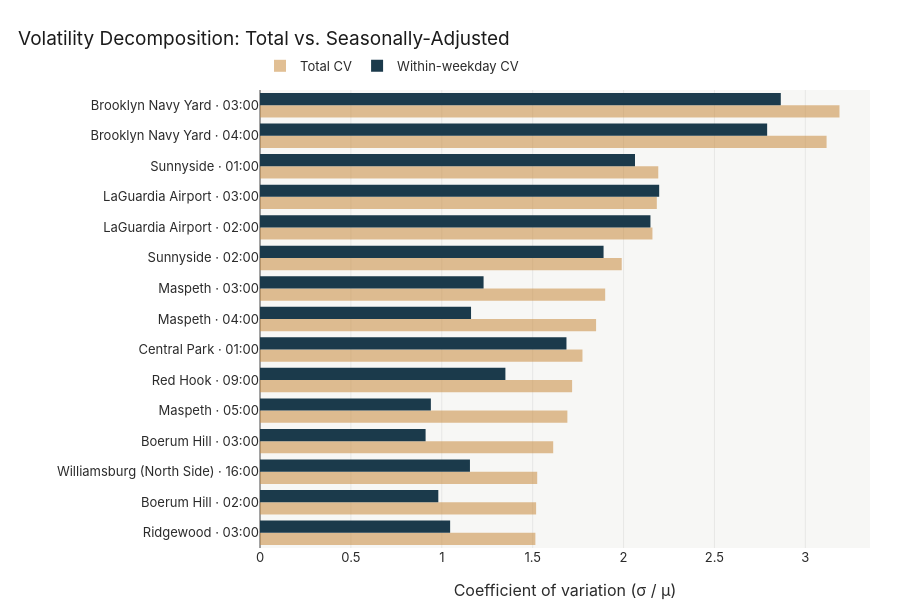

The cell this chart's notebook holds for it:
### Code cell
# Volatility decomposition: total CV vs. within-weekday (seasonally adjusted) CV
# Run BOTH queries from 05, then join them on zone-hour to compare the two CVs.
stmts = [s for s in Path("sql/05_volatility.sql").read_text().split(";") if s.strip()]
total_cv   = con.execute(stmts[0]).df()   # query 1: total CV
withinwd_cv = con.execute(stmts[1]).df()  # query 2: within-weekday CV

# join the two measures on the zone-hour key
merged = total_cv.merge(
    withinwd_cv[["zone_name", "trip_hour", "within_wd_cv"]],
    on=["zone_name", "trip_hour"], how="inner",
)

# focus on zone-hours with real activity, and take the most volatile by total CV
merged = merged[merged["mean_trips"] >= 3]
top = merged.sort_values("coeff_of_variation", ascending=False).head(15).copy()
top["label"] = top["zone_name"] + " · " + top["trip_hour"].map(lambda h: f"{h:02d}:00")
top = top.sort_values("coeff_of_variation")   # ascending → most volatile on top

fig = go.Figure()

# total CV — the fainter, "raw" measure
fig.add_trace(go.Bar(
    x=top["coeff_of_variation"], y=top["label"], orientation="h",
    name="Total CV", marker=dict(color="#c98b3e"), opacity=0.55,
    hovertemplate="%{y}<br>Total CV %{x:.2f}<extra></extra>",
))
# within-weekday CV — the bold, seasonally-adjusted measure
fig.add_trace(go.Bar(
    x=top["within_wd_cv"], y=top["label"], orientation="h",
    name="Within-weekday CV", marker=dict(color="#1b3a4b"),
    hovertemplate="%{y}<br>Within-weekday CV %{x:.2f}<extra></extra>",
))

fig.update_layout(
    title="Volatility Decomposition: Total vs. Seasonally-Adjusted",
    xaxis=dict(title="Coefficient of variation (σ / μ)"),
    yaxis=dict(title=None),
    barmode="group",
    height=600,
    margin=dict(l=260, t=90),
    legend=dict(orientation="h", yanchor="bottom", y=1.02, x=0),
)

fig = save_fig(fig, "volatility_decomposition")
fig.show()

### Figure 1 — Plotly figure (JSON) as saved in the notebook; plotly's stock layout.template omitted (floating-point values rounded to 4 significant figures)
{"data": [{"hovertemplate": "%{y}<br>Total CV %{x:.2f}<extra></extra>", "marker": {"color": "#c98b3e"}, "name": "Total CV", "opacity": 0.55, "orientation": "h", "type": "bar", "x": [1.515, 1.519, 1.525, 1.613, 1.691, 1.717, 1.774, 1.849, 1.899, 1.99, 2.159, 2.183, 2.191, 3.117, 3.188], "y": ["Ridgewood · 03:00", "Boerum Hill · 02:00", "Williamsburg (North Side) · 16:00", "Boerum Hill · 03:00", "Maspeth · 05:00", "Red Hook · 09:00", "Central Park · 01:00", "Maspeth · 04:00", "Maspeth · 03:00", "Sunnyside · 02:00", "LaGuardia Airport · 02:00", "LaGuardia Airport · 03:00", "Sunnyside · 01:00", "Brooklyn Navy Yard · 04:00", "Brooklyn Navy Yard · 03:00"]}, {"hovertemplate": "%{y}<br>Within-weekday CV %{x:.2f}<extra></extra>", "marker": {"color": "#1b3a4b"}, "name": "Within-weekday CV", "orientation": "h", "type": "bar", "x": [1.046, 0.981, 1.155, 0.911, 0.94, 1.35, 1.686, 1.161, 1.23, 1.89, 2.148, 2.196, 2.063, 2.79, 2.865], "y": ["Ridgewood · 03:00", "Boerum Hill · 02:00", "Williamsburg (North Side) · 16:00", "Boerum Hill · 03:00", "Maspeth · 05:00", "Red Hook · 09:00", "Central Park · 01:00", "Maspeth · 04:00", "Maspeth · 03:00", "Sunnyside · 02:00", "LaGuardia Airport · 02:00", "LaGuardia Airport · 03:00", "Sunnyside · 01:00", "Brooklyn Navy Yard · 04:00", "Brooklyn Navy Yard · 03:00"]}], "layout": {"barmode": "group", "height": 600, "legend": {"orientation": "h", "x": 0, "y": 1.02, "yanchor": "bottom"}, "margin": {"l": 260, "t": 90}, "title": {"text": "Volatility Decomposition: Total vs. Seasonally-Adjusted"}, "xaxis": {"title": {"text": "Coefficient of variation (σ / μ)"}}, "yaxis": {"title": {}}}}
